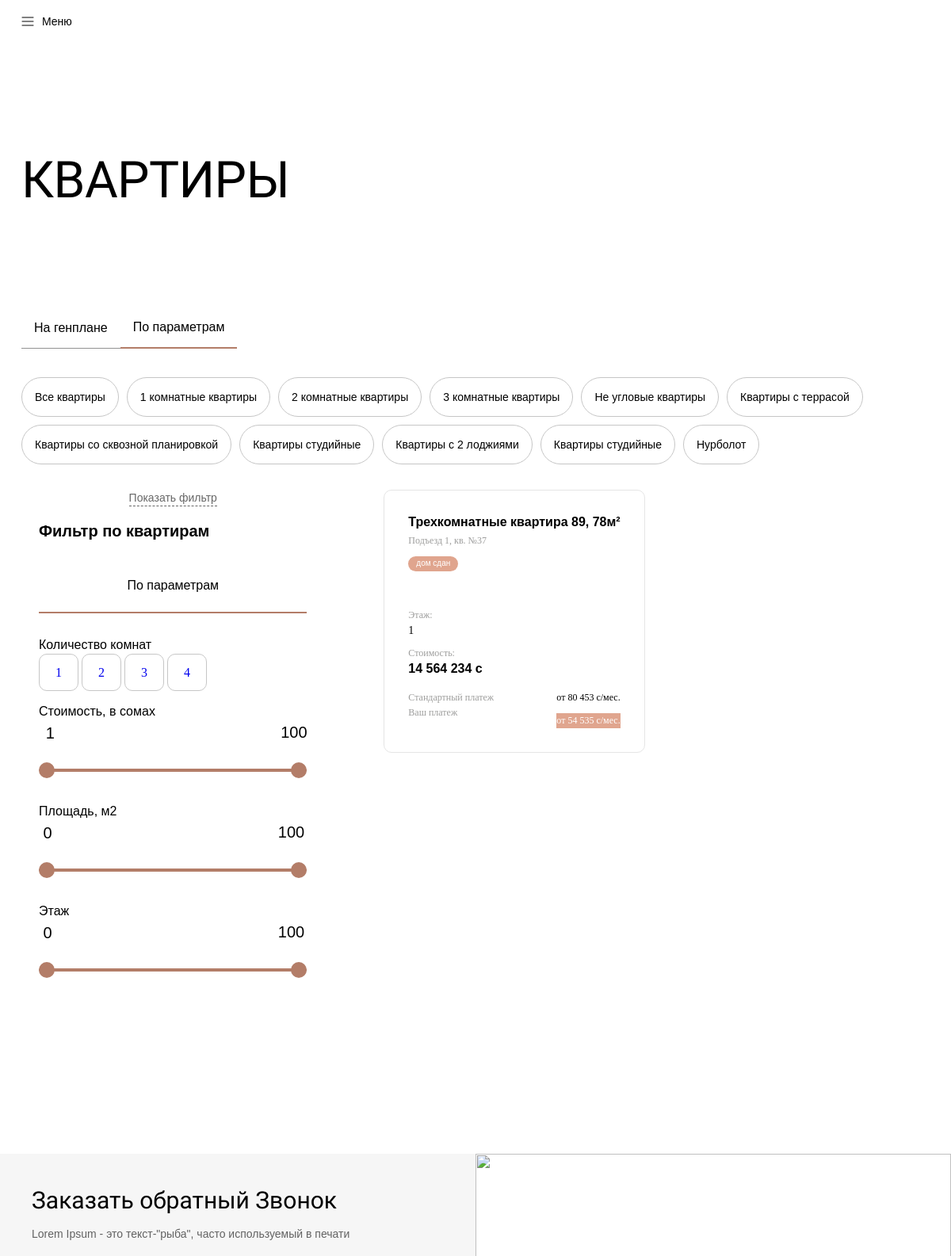
Page /catalog/ (upper part) on the earlier database version.
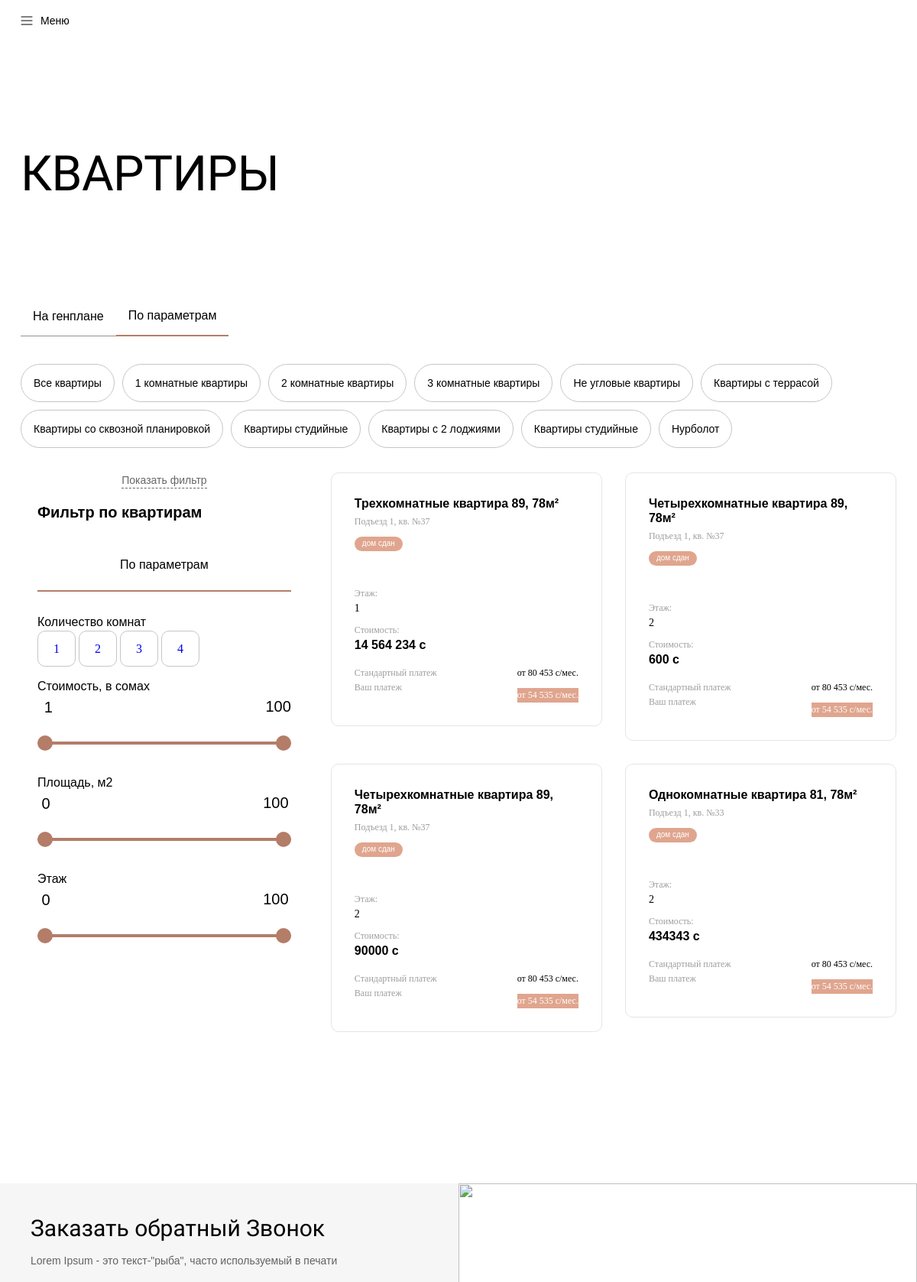
Same page on the later database version.
### apps/apartment/models.py (models this page shows, shortened)
class Category(models.Model):
    title = models.CharField(
        max_length = 255,
        verbose_name = "Название категории",
        blank= True, null = True
    )
    class Meta:
        verbose_name = "Категория квартир"
        verbose_name_plural = "Категория квартир"

class Rooms(models.Model):
    title = models.CharField(
        max_length = 255,
        verbose_name = "Сколько Комнат"
    )
    def __str__(self):
        return self.title
    class Meta:
        verbose_name = "Добавить Комнаты"
        verbose_name_plural = "Добавить Комнаты"

class Apartment(models.Model):
    category = models.ForeignKey(
        Category,
        related_name = "category_room",
        on_delete = models.CASCADE,
        blank= True, null = True
    )
    room = models.ForeignKey(
        Rooms,
        on_delete = models.CASCADE
    )
    razmer = models.CharField(
        max_length = 255,
        verbose_name = "Размер"
    )
    info = models.CharField(
        max_length = 255,
        verbose_name ="Дополнительная информация",
        blank = True,null=True
    )
    layote = ResizedImageField(
        force_format="WEBP",
        quality=100,
        upload_to='layote/',
        verbose_name="Фотография планировки",
        blank = True, null = True
    )
    plan = ResizedImageField(
        force_format="WEBP",
        quality=100,
        upload_to='plan/',
        verbose_name="Фотография на плане этажа",
        blank = True, null = True
    )
    object = ResizedImageField(
        force_format="WEBP",
        quality=100,
        upload_to='object/',
        verbose_name="Фотография на объекте",
        blank = True, null = True
    )
    price = models.CharField(
        max_length = 255,
        verbose_name = "Цена"
    )
    floor = models.ForeignKey(
        Floor,
        related_name = "floor_form",
        on_delete = models.CASCADE,
        verbose_name = "Сколько этаж",
        blank=True,null = True
    )
    exploitation = models.CharField(
        max_length = 255,
        verbose_name = "Ввод в эксплуатацию"
    )
    layout_text = models.CharField(
        max_length = 255,
        verbose_name = "Тип планировок "
    )
    status = models.ForeignKey(
        Status,
        related_name = "choise_room",
        on_delete = models.CASCADE,
        blank = True, null = True
    )
    class Meta:
        verbose_name = "Добавить Квартиру"
        verbose_name_plural = "Добавить Квартиру"

class Status(models.Model):
    title = models.CharField(
        max_length = 255,
        verbose_name = "Статус квартиры"
    )
    def __str__(self):
        return self.title
    class Meta:
        verbose_name = "Добавить Статус"
        verbose_name_plural = "Добавить Статус"

class Floor(models.Model):
    title = models.CharField(
        max_length = 2,
        verbose_name = "Номер этажа"
    )
    def __str__(self):
        return self.title
    class Meta:
        verbose_name = "Добавить Этажи"
        verbose_name_plural = "Добавить Этажи"

### apps/apartment/views.py (the view, shortened to what this page needs)
# urls.py: path('catalog/', views.catalog, name="catalog"),
def catalog(request):
    settings = Settings.objects.latest("id")
    categories = models.Category.objects.all()
    category_id = request.GET.get('category')
    apartments = models.Apartment.objects.all()
    if category_id:
        apartments = apartments.filter(category__id=category_id)
    rooms = models.Rooms.objects.all()
    rooms_id = request.GET.get("room")
    items_per_page = 4
    paginator = Paginator(apartments, items_per_page)
    page = request.GET.get('page')
    try:
        apartments = paginator.page(page)
    except PageNotAnInteger:
        apartments = paginator.page(1)
    except EmptyPage:
        apartments = paginator.page(paginator.num_pages)
        apartments = paginator.page(paginator.num_pages)
    contactinfo = ContactInfo.objects.latest('id')
    return render(request, 'catalog.html', locals())

### templates/catalog.html (shortened to what the changed rows need)
{% load static %}
<!DOCTYPE html>
<html lang="en">
  <head>
    <link rel="stylesheet" href="{% static 'assets/styles/style.css' %}" />
    <link rel="stylesheet" href="{% static 'assets/styles/swiperStyle.css' %}" />
  </head>
  <body>
    <br />
    <br /><br />
    <main class="main" style="padding: 0 27px">
      <br />
      <h1>КВАРТИРЫ</h1>
      <br /><br /><br /><br />
      <br /><br />
      <div class="filterList">
        <a href="{% url 'catalog' %}" class="filterItem">Все квартиры</a>
        {% for category in categories %}
        <a href="{% url 'catalog' %}?category={{ category.id }}" class="filterItem">{{ category.title }}</a>
        {% endfor %}
      </div>
    </main>
    <div class="filterZone" style="padding: 0 27px">
      <div class="scrollBar" >
        <div class="leftFilteredZone">
          <h1>Фильтр по квартирам</h1>
          <div>
            <h2>Количество комнат</h2>
            {% for room in rooms %}
              <a href="{% url 'catalog' %}?room={{ room.id }}" class="roomButton">{{ room.id }}</a>
            {% endfor %}
          </div>
          <div>
            <h2>Стоимость, в сомах</h2>
            <br /><br />
          </div>
          <div>
            <h2>Площадь, м2</h2>
            <br /><br />
          </div>
          <div>
            <h2>Этаж</h2>
            <br /><br />
          </div>
        </div>
      </div>
      <div class="flatList">
        {% for apartment in apartments %}
        <a href="{% url 'planing' apartment.id %}">
          <div class="flatListCard">
            <div class="cardHead">
              <h1>{{apartment.room}} квартира {{apartment.razmer}}</h1>
              <p>{{apartment.info}}</p>
            </div>
            {% if apartment.status%}
            <button class="flatMetka">{{apartment.status}}</button>
            {% endif %}
            <br />
            <div class="cardFlatImage">
            </div>
            <br />
            <div class="cardFlatInf">
              <p>Этаж:</p>
              <h2>{{apartment.floor}} </h2>
            </div>
            <div class="cardFlatInf">
              <p>Стоимость:</p>
              <h1>{{apartment.price}} с</h1>
            </div>
            <br />
            <div class="cardFootFlat">
              <div>
                <h1>Стандартный платеж <img width="14px" src="{% static 'assets/svg/div.tooltip-circle.svg' %}" alt="" /></h1>
                <h1>Ваш платеж <img width="14px" src="{% static 'assets/svg/div.tooltip-circle — копия.svg' %}" alt="" /></h1>
              </div>
              <div>
                <h2>от 80 453 с/мес.</h2>
                <h3>от 54 535 с/мес.</h3>
              </div>
            </div>
          </div>
        </a>
        {% endfor %}
      </div>
    </div>
    <br /><br />
    {% include 'include/contact_form.html'%}
    <br /><br /><br /><br />
  </body>
</html>

Differences in the rows shown:
added Apartment: room "Четырехкомнатные", razmer "89, 78м²", info "Подъезд 1, кв. №37", status "дом сдан", floor "2", price "600"
added Apartment: room "Четырехкомнатные", razmer "89, 78м²", info "Подъезд 1, кв. №37", status "дом сдан", floor "2", price "90000"
added Apartment: room "Однокомнатные", razmer "81, 78м²", info "Подъезд 1, кв. №33", status "дом сдан", floor "2", price "434343"
